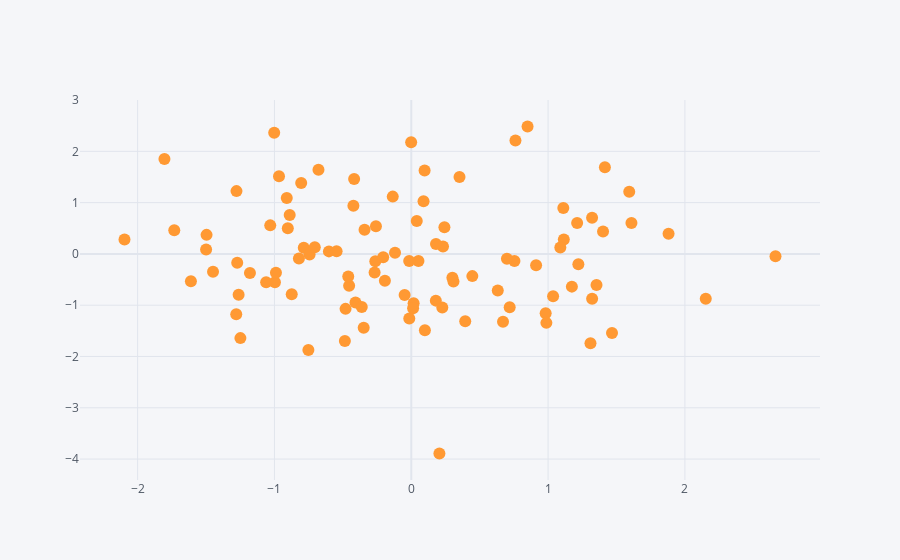

The code cell stored with this chart in its notebook:
### Code cell
df.iplot(kind = 'scatter', x='A', y='B', mode='markers')
